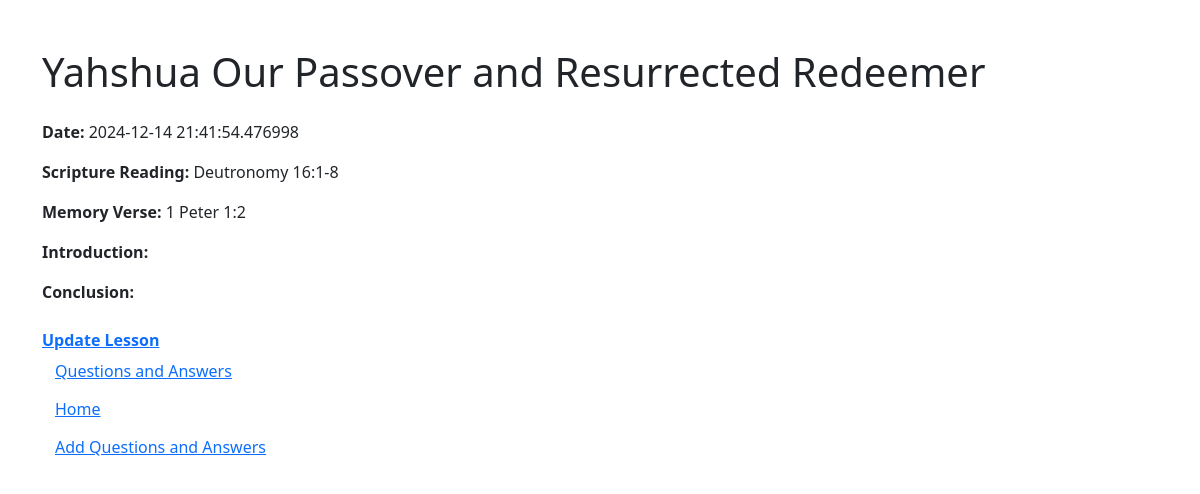
Before: /lesson/2 (signed in) with the older database file.
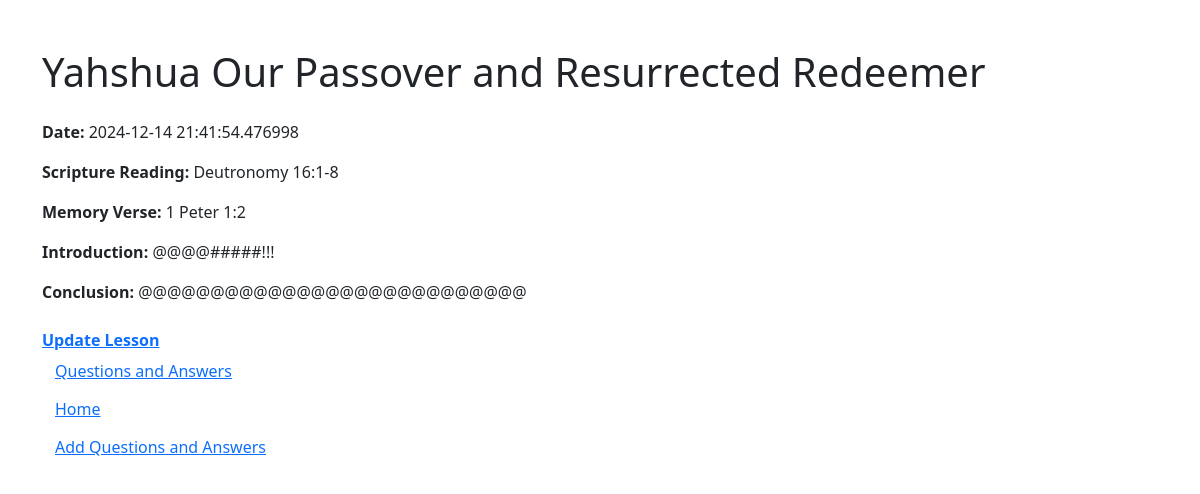
After: the same page with the newer database file.
### application/models.py (models this page shows, shortened)
class Lesson(db.Model):
    id = db.Column(db.Integer, primary_key=True)
    title = db.Column(db.String(100), nullable=False)
    scripture_reading = db.Column(db.Text, nullable=False)
    memory_verse = db.Column(db.Text, nullable=False)
    date_posted = db.Column(db.DateTime, nullable=False, default=datetime.utcnow)
    introduction = db.Column(db.Text)
    conclusion = db.Column(db.Text)
    questions = db.relationship('Body', backref='Lesson.id', lazy="joined")

### application/routes.py (the view)
@app.route('/lesson/<int:lesson_id>', methods=['GET'])
@login_required
def view_lesson(lesson_id):
    lesson = Lesson.query.get_or_404(lesson_id)
    return render_template('view_lesson.html', title=lesson.title, lesson=lesson)

### application/models.py (called while the page is built)
@login_manager.user_loader
def load_user(user_id):
    return User.query.get(int(user_id))

### application/templates/view_lesson.html
{% extends "layout.html" %}
{% block content %}
<div class="container mt-5">
    <h1 class="mb-4">{{ lesson.title }}</h1>
    <p><strong>Date:</strong> {{ lesson.date_posted }}</p>
    <p><strong>Scripture Reading:</strong> {{ lesson.scripture_reading }}</p>
    <p><strong>Memory Verse:</strong> {{ lesson.memory_verse }}</p>
    <p><strong>Introduction:</strong> {{ lesson.introduction }}</p>
    <p><strong>Conclusion:</strong> {{ lesson.conclusion }}</p>
    <div class="mt-4">
        <b><a href="{{url_for('update_lesson', lesson_id=lesson.id)}}">Update Lesson</a></b> <br>
        <u><a href="{{ url_for('view_body', lesson_id=lesson.id) }}" class="btn btn-link">Questions and Answers</a></u> <br>
        <small><a href="{{ url_for('home') }}" class="btn btn-link">Home</a></small> <br>
        <small><a href="{{ url_for('add_content') }}" class="btn btn-link">Add Questions and Answers</a></small>
    </div>
</div>
{% endblock content %}

Changed rows visible on the page:
changed Lesson "Yahshua Our Passover and Resurrected Redeemer": introduction (not shown) → "@@@@#####!!!"; conclusion (not shown) → "@@@@@@@@@@@@@@@@@@@@@@@@@@@"
